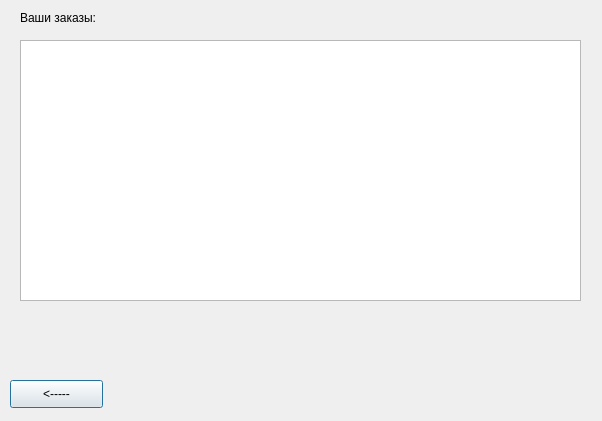
<?xml version="1.0" encoding="UTF-8"?>
<ui version="4.0">
 <class>Conzakaz</class>
 <widget class="QDialog" name="Conzakaz">
  <property name="geometry">
   <rect>
    <x>0</x>
    <y>0</y>
    <width>602</width>
    <height>421</height>
   </rect>
  </property>
  <property name="windowTitle">
   <string>Dialog</string>
  </property>
  <widget class="QTextBrowser" name="textBrowser">
   <property name="geometry">
    <rect>
     <x>20</x>
     <y>40</y>
     <width>561</width>
     <height>261</height>
    </rect>
   </property>
  </widget>
  <widget class="QPushButton" name="pushButton">
   <property name="geometry">
    <rect>
     <x>10</x>
     <y>380</y>
     <width>93</width>
     <height>28</height>
    </rect>
   </property>
   <property name="text">
    <string>&lt;-----</string>
   </property>
  </widget>
  <widget class="QLabel" name="label">
   <property name="geometry">
    <rect>
     <x>20</x>
     <y>10</y>
     <width>91</width>
     <height>16</height>
    </rect>
   </property>
   <property name="text">
    <string>Ваши заказы:</string>
   </property>
  </widget>
 </widget>
 <resources/>
 <connections/>
</ui>
